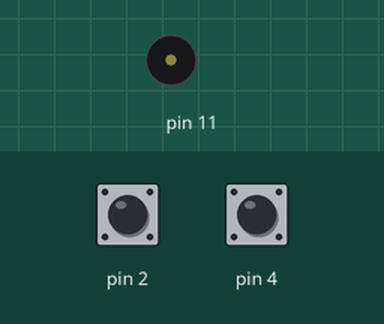
Bench run of a sketch on a simulated Arduino Uno, built with avr-gcc and run on an emulated ATmega328P. Parts: buzzer (waves = sounding). The test bench sets the inputs (shaded band); at power-on: pin 2 HIGH, pin 4 HIGH.

Above: at 1.8 s.
1.9 s: pin 2 pulled LOW for 3.2 s
At 2.4 s:
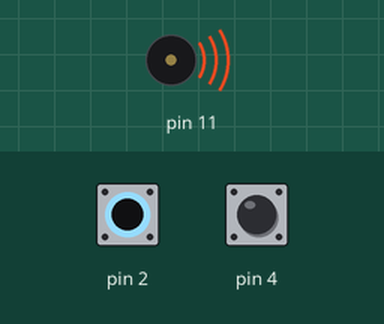
7.0 s: pin 4 pulled LOW for 3.2 s
At 8.2 s:
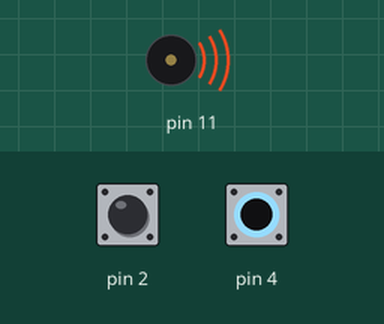
Timing chart, 0 to 12.0 s (numbered marks = the images above; inputs shaded):
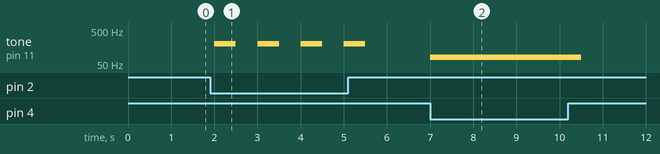

Measured:
- after the input at 1.9 s, tone on pin 11: alternates 200 Hz for 0.50 s and silent for 0.50 s, 8 changes in all, then stays silent, starting after 0.10 s
- after the input at 7.0 s, tone on pin 11: silent → 80 Hz at once, → silent 3.5 s later

The sketch:

11.3.ino
```cpp
int i, d, h;
void setup() {
  pinMode(2,INPUT_PULLUP);
  pinMode(4,INPUT_PULLUP);
  d=500;
}
void loop() {
  i=digitalRead(4);
  h=digitalRead(2);
  if(i==0) {
    tone(11,80);
    delay(d);
  }
  if(h==0) {
    tone(11,200);
    delay(d);
  }
  if(i==1) {
    noTone(11);
    delay(d);
  }
}
```
